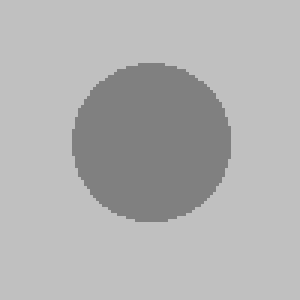
#> input picture asn1/images/test3.bmp, 100 x 100 px, found by its file name (shown 3 times larger)
$ jupyter execute MyLiveWire.ipynb   (shell and % lines are left out)   (older library calls are emulated)
#> lines starting #> are read from the running program, lines starting #| are printed output that depends on the picture; after the words box and inside, x2 and y2 are one past the last pixel; in counts of white or black regions, pixels touching at a corner belong together
### asn1/asg1.py
import numpy as np
import matplotlib as mpl
import matplotlib.pyplot as plt

class Figure:
    default_figsize_inches=(8,8)
    motion_notify_throttle_timer_interval = 100
    left_button = 1
    middle_button = 2
    right_button = 3

    def __init__(self):
        self.mouse_down_handler = None
        self.mouse_up_handler = None
        self.mouse_over_handler = None
        self.mouse_wheel_handler = None
        self.key_down_handler = None
        self.key_up_handler = None

        fig,ax = plt.subplots(figsize=Figure.default_figsize_inches)
        self.fig = fig
        self.ax = ax

        fig.canvas.mpl_connect('button_press_event', self.on_button_press)
        fig.canvas.mpl_connect('button_release_event', self.on_button_release)
        fig.canvas.mpl_connect('motion_notify_event', self.on_motion_notify)
        fig.canvas.mpl_connect('scroll_event', self.on_scroll)
        fig.canvas.mpl_connect('key_press_event', self.on_key_press)
        fig.canvas.mpl_connect('key_release_event', self.on_key_release)

        ax.set_axis_off()

        motion_notify_throttle_timer = fig.canvas.new_timer(interval=self.motion_notify_throttle_timer_interval)
        motion_notify_throttle_timer.add_callback(self.on_motion_notify_throttled)
        motion_notify_throttle_timer.single_shot = True

        self.motion_notify_throttle_timer = motion_notify_throttle_timer
        self.motion_notify_throttle_timer_started = False
        self.motion_notify_args = None

        self.views = dict()
        self.last_used_view_id = 0

    def set_title(self, title):
        self.fig.suptitle(title)

    def set_image(self, img):
        self.img = self.ax.imshow(img, cmap='gray')
        self.ax.autoscale(False)

    def set_mouse_down_handler(self, handler):
        self.mouse_down_handler = handler

    def set_mouse_up_handler(self, handler):
        self.mouse_up_handler = handler

    def set_mouse_over_handler(self, handler):
        self.mouse_over_handler = handler

    def set_mouse_wheel_handler(self, handler):
        self.mouse_wheel_handler = handler

    def set_key_down_handler(self, handler):
        self.key_down_handler = handler

    def set_key_up_handler(self, handler):
        self.key_up_handler = handler

    # [30 lines left out: functions create_mask_view, set_mask_view_data, create_circle_view, set_circle_view_data, not called in this run]

    def create_polyline_view(self, color):
        polyline_view = plt.Line2D((), (), color=color)
        self.ax.add_artist(polyline_view)
        polyline_view_id = self.register_view(polyline_view)
        return polyline_view_id

    # [17 lines left out: functions set_polyline_view_data, remove_view, remove_views, not called in this run]

    def draw(self):
        self.fig.canvas.draw()

    def show(self):
        plt.show()

    def register_view(self, view):
        new_view_id = self.last_used_view_id + 1
        self.views[new_view_id] = view
        self.last_used_view_id = new_view_id
        return new_view_id

    def raise_mouse_down(self, e):
        if not self.mouse_down_handler is None:
            self.mouse_down_handler(e)

    def raise_mouse_up(self, e):
        if not self.mouse_up_handler is None:
            self.mouse_up_handler(e)

    def raise_mouse_over(self, e):
        if not self.mouse_over_handler is None:
            self.mouse_over_handler(e)

    def raise_mouse_wheel(self, e):
        if not self.mouse_wheel_handler is None:
            self.mouse_wheel_handler(e)

    def raise_key_down(self, e):
        if not self.key_down_handler is None:
            self.key_down_handler(e)

    def raise_key_up(self, e):
        if not self.key_up_handler is None:
            self.key_up_handler(e)

    def is_over_image(self, e):
        return (not self.img is None) and e.inaxes == self.img.axes

    def on_button_press(self, e):
        if (self.is_over_image(e)):
            self.raise_mouse_down(e)

    def on_button_release(self, e):
        if (self.is_over_image(e)):
            self.raise_mouse_up(e)

    # [6 lines left out: function on_motion_notify, not called in this run]

    def on_motion_notify_throttled(self):
        self.raise_mouse_over(self.motion_notify_args)
        self.motion_notify_throttle_timer_started = False

    def on_scroll(self, e):
        if (self.is_over_image(e)):
            self.raise_mouse_wheel(e)

    def on_key_press(self, e):
        self.raise_key_down(e)

    def on_key_release(self, e):
        self.raise_key_up(e)

class MaskBuilder:
    def __init__(self, num_rows, num_cols, fill_value):
        self.mask = np.full((num_rows, num_cols), fill_value, dtype='uint8')
        self.meshgrid = np.ogrid[:num_rows, :num_cols]

    def add_point(self, x, y, fill_value):
        self.mask[y, x] = fill_value

    # [5 lines left out: function add_disk, not called in this run]

    def get_value_at(self, x, y):
        return self.mask[y,x]

    def get_mask(self):
        return self.mask

class GraphCutsPresenter:
    bgr_seed_color = (1, 0, 0, 1)
    obj_seed_color = (0, 0, 1, 1)
    bgr_label_color = (1, 0, 0, 0.5)
    obj_label_color = (0, 0, 1, 0.5)
    none_color = (0, 0, 0, 0)
    circle_around_cursor_color = (0, 0, 0, 1)

    disk_radius = 10
    max_disk_radius = 25
    min_disk_radius = 3

    # [98 lines left out: functions __init__, connect_figure, on_mouse_down, on_mouse_up, on_mouse_over, on_mouse_wheel and 2 more, not called in this run]

    def set_circle_around_cursor(self, sx, sy):
        self.fig.set_circle_view_data(self.circle_around_cursor_view, sx, sy, self.disk_radius)
        self.fig.draw()

class PolylineBuilder:
    def __init__(self):
        self.xs = []
        self.ys = []

    def add_points(self, xs, ys):
        self.xs.extend(xs)
        self.ys.extend(ys)

    def empty(self):
        return len(self.xs) == 0

    # [9 lines left out: functions get_starting_point, get_ending_point, not called in this run]

    def get_polyline_xs(self):
        return self.xs

    def get_polyline_ys(self):
        return self.ys

class LiveWirePresenter:
    contour_polyline_color = 'blue'
    path_polyline_color = 'red'

    def __init__(self, img, alg):
        self.img = img
        self.alg = alg

        self.contour_builder = PolylineBuilder()

    def connect_figure(self, fig):
        self.fig = fig
        fig.set_title('Live Wire')
        fig.set_image(self.img)
        fig.set_mouse_down_handler(self.on_mouse_down)
        fig.set_mouse_over_handler(self.on_mouse_over)

        self.contour_polyline_view_id = fig.create_polyline_view(self.contour_polyline_color)
        self.path_polyline_view_id = fig.create_polyline_view(self.path_polyline_color)
        self.contour_polyline_closed = False

        self.fig.draw()

    # [43 lines left out: functions on_mouse_down, on_mouse_over, add_points_to_contour_polyline, not called in this run]

class RegionGrowingPresenter:
    # [23 lines left out: functions __init__, connect_figure, on_mouse_down, not called in this run]

from matplotlib.colors import colorConverter, cnames

class KmeansPresenter:
    # [75 lines left out: functions __init__, connect_figure, set_colors, on_key_down, not called in this run]

### asn1/MyLiveWire.ipynb
[cell 1]
# loading standard modules
import numpy as np
import matplotlib.pyplot as plt
from skimage import img_as_ubyte
from skimage.color import rgb2grey
# loading custom module (requires file asg1.py in the same directory as the notebook file)
from asg1 import Figure, LiveWirePresenter

[cell 2]
class BFS:
    white_color = 0
    gray_color  = 1
    black_color = 2

    def __init__(self, img):
        num_rows = self.num_rows = img.shape[0]
        num_cols = self.num_cols = img.shape[1]

        # tuple declaration
        shape = (num_cols,num_rows)

        # instance variables (initializing numpy arrays)
        self.colors = np.empty(shape, dtype=int)
        self.predec_xs = np.empty(shape, dtype=int)
        self.predec_ys = np.empty(shape, dtype=int)
        self.paths_computed_ = False

        # 4-neighbors graph
        self.neighbor_xs = [0, 1,  0, -1]
        self.neighbor_ys = [1, 0, -1,  0]

        # 8-neighbors graph
        #self.neighbor_xs = [0, 1, 1,  1,  0, -1, -1, -1]
        #self.neighbor_ys = [1, 1, 0, -1, -1, -1,  0,  1]

        # grayscale grid of "brightness" values in numerical range 0 to 255 (uint8)
        #self.intensities = img_as_ubyte(rgb2grey(img))

    def paths_computed(self):
        return self.paths_computed_

    # [62 lines left out: functions compute_paths_starting_at, get_path_to, not called in this run]

[cell 3]
class MyLiveWire:
    def __init__(self, img):
        self.fig = Figure()
        self.alg = BFS(img)
        self.pres = LiveWirePresenter(img, self.alg)
        self.pres.connect_figure(self.fig)

    def run(self):
        self.fig.show()

### Notes about the live-wire interface:
1. To deliniate a segment boundary (left) click on some point on this boundary.
2. "on_mouse_down" function in "LiveWirePresenter" (implemented in asg1.py) responds to this event by calling "compute_paths_starting_at" function in "alg" object (in the provided version it is BFS, but you should replace it by a LiveWire object with a properly implemented function of the same name). That functions should compute and store paths from all pixels to the specified seed. Note that LiveWire object should compute "shortest paths" on a properly weighted grid graph. BFS above computes some other paths.
3. As the mouse "glides" over the image after each click, "LiveWirePresenter" receives calls to "on_mouse_over" function that calls "get_path_to" in the "alg". This method should return a sequence of points on a path from the last click to the current mouse position. This path is then visualized as a red "livewire".
4. At each new left click the current "red" path is appended to a fixed (blue) contour and "compute_paths_starting_at" is called to recompute paths to the new seed.
5. A right click closes the contour as follows: it appends the current red path to the fixed blue contour, calls "compute_paths_starting_at" the (right) click, gets the path from the starting point of the blue contour to the (right) click, and appends this path to the blue contour (closing it).
6. No new clicks are processed after the contour is closed.

### Summary:
You only need to replace BFS object by your LiveWire object implementation with
proper "compute_paths_starting_at" and "get_path_to" functions. All the GUI details are handled by the fully implemented "LiveWirePresenter" object.

[cell 4]
img = plt.imread('images\\test3.bmp')
#> img is the input picture: shape (100, 100, 4); mean R, G, B, A 177.9, 177.9, 177.9, 255
img = rgb2grey(img)
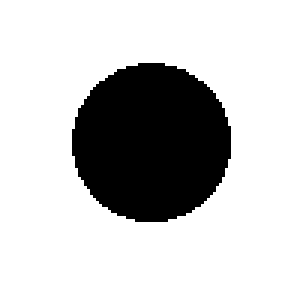
#> img: shape (100, 100) float64 (shown 3 times larger); values 0.502 (black) and 0.753 (white), 78% white; 1 black region, box (x1, y1, x2, y2) and area: (24, 21, 77, 74) 2205
app = MyLiveWire(img[:100,:100])
app.run()
#> in show, `plt.show()`:
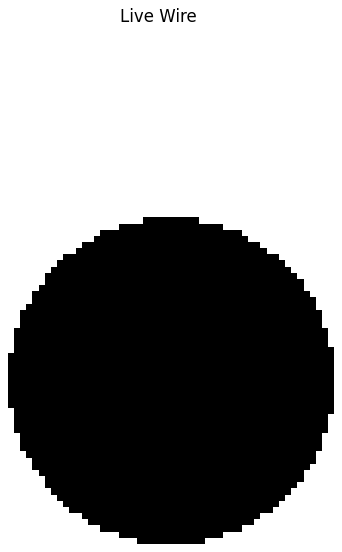
#> figure drawn by matplotlib, 1 panel

$ run again, with asn1/images/test4.bmp copied over asn1/images/test3.bmp
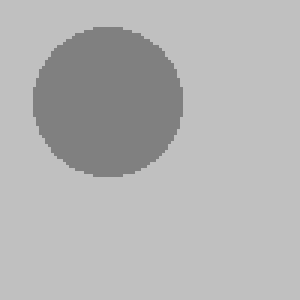
#> input picture asn1/images/test4.bmp, 100 x 100 px, found by its file name (shown 3 times larger)
#> img is the input picture: shape (100, 100, 4); mean R, G, B, A 179.5, 179.5, 179.5, 255
#> `img = rgb2grey(img)`:
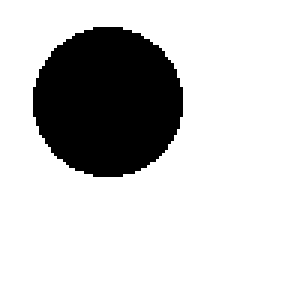
#> img: shape (100, 100) float64 (shown 3 times larger); values 0.502 (black) and 0.753 (white), 80.4% white; 1 black region, box (x1, y1, x2, y2) and area: (11, 9, 61, 59) 1960
#> in show, `plt.show()`:
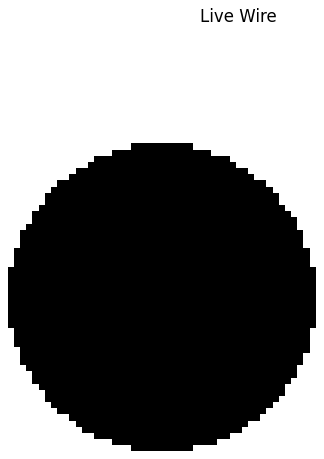
#> figure drawn by matplotlib, 1 panel
